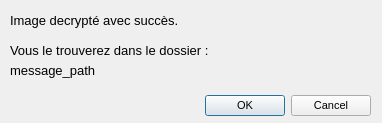
<?xml version="1.0" encoding="UTF-8"?>
<ui version="4.0">
 <class>imageImportErrorDialog</class>
 <widget class="QDialog" name="imageImportErrorDialog">
  <property name="geometry">
   <rect>
    <x>0</x>
    <y>0</y>
    <width>382</width>
    <height>123</height>
   </rect>
  </property>
  <property name="font">
   <font>
    <pointsize>2</pointsize>
   </font>
  </property>
  <property name="windowTitle">
   <string>decrypted</string>
  </property>
  <widget class="QDialogButtonBox" name="buttonBox">
   <property name="geometry">
    <rect>
     <x>30</x>
     <y>90</y>
     <width>341</width>
     <height>32</height>
    </rect>
   </property>
   <property name="font">
    <font>
     <pointsize>8</pointsize>
    </font>
   </property>
   <property name="orientation">
    <enum>Qt::Horizontal</enum>
   </property>
   <property name="standardButtons">
    <set>QDialogButtonBox::Cancel|QDialogButtonBox::Ok</set>
   </property>
  </widget>
  <widget class="QLabel" name="label">
   <property name="geometry">
    <rect>
     <x>10</x>
     <y>10</y>
     <width>281</width>
     <height>21</height>
    </rect>
   </property>
   <property name="font">
    <font>
     <pointsize>10</pointsize>
    </font>
   </property>
   <property name="text">
    <string>Image decrypté avec succès.</string>
   </property>
  </widget>
  <widget class="QLabel" name="label_2">
   <property name="geometry">
    <rect>
     <x>10</x>
     <y>40</y>
     <width>281</width>
     <height>21</height>
    </rect>
   </property>
   <property name="font">
    <font>
     <pointsize>10</pointsize>
    </font>
   </property>
   <property name="text">
    <string>Vous le trouverez dans le dossier :</string>
   </property>
  </widget>
  <widget class="QLabel" name="messPathLabel">
   <property name="geometry">
    <rect>
     <x>10</x>
     <y>60</y>
     <width>431</width>
     <height>21</height>
    </rect>
   </property>
   <property name="font">
    <font>
     <pointsize>10</pointsize>
    </font>
   </property>
   <property name="text">
    <string>message_path</string>
   </property>
  </widget>
 </widget>
 <resources/>
 <connections>
  <connection>
   <sender>buttonBox</sender>
   <signal>accepted()</signal>
   <receiver>imageImportErrorDialog</receiver>
   <slot>accept()</slot>
   <hints>
    <hint type="sourcelabel">
     <x>248</x>
     <y>254</y>
    </hint>
    <hint type="destinationlabel">
     <x>157</x>
     <y>274</y>
    </hint>
   </hints>
  </connection>
  <connection>
   <sender>buttonBox</sender>
   <signal>rejected()</signal>
   <receiver>imageImportErrorDialog</receiver>
   <slot>reject()</slot>
   <hints>
    <hint type="sourcelabel">
     <x>316</x>
     <y>260</y>
    </hint>
    <hint type="destinationlabel">
     <x>286</x>
     <y>274</y>
    </hint>
   </hints>
  </connection>
 </connections>
</ui>
